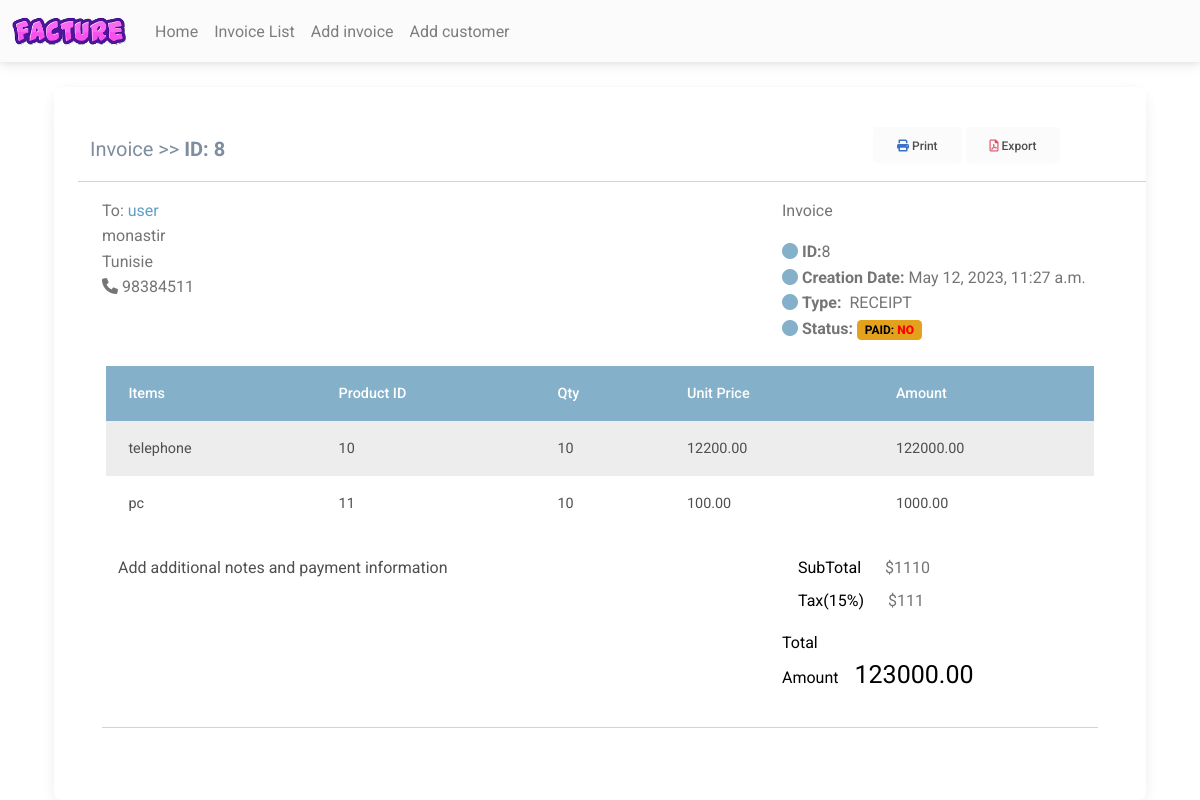
Page /view-invoice/8 (signed in) on the committed database.
### Fact_app/models.py (models this page shows, shortened)
class Invoice(models.Model):
    INVOICE_TYPE = (
        ('R', _('RECEIPT')),
        ('P', _('PROFORMA INVOICE')),
        ('I', _('INVOICE'))
    )
    customer = models.ForeignKey(Customer, on_delete=models.PROTECT)
    save_by = models.ForeignKey(User, on_delete=models.PROTECT)
    invoice_date_time = models.DateTimeField(auto_now_add=True)
    total = models.DecimalField(max_digits=10000, decimal_places=2)
    last_updated_date = models.DateTimeField(null=True, blank=True)
    paid  = models.BooleanField(default=False)
    invoice_type = models.CharField(max_length=1, choices=INVOICE_TYPE)
    comments = models.TextField(null=True, max_length=1000, blank=True)
    class Meta:
        verbose_name = "Invoice"
        verbose_name_plural = "Invoices"
    @property
    def get_total(self):
        articles = self.article_set.all()
        total = sum(article.get_total for article in articles)
        return total

class Customer(models.Model):
    SEX_TYPES = [
        ('M', _('Male')),
        ('F', _('Feminine'))
    ]
    name = models.CharField(max_length=32)
    email = models.EmailField()
    phone = models.CharField(max_length=8)
    address = models.CharField(max_length=64)
    sex = models.CharField(max_length=1, choices=SEX_TYPES)
    age = models.CharField(max_length=12)
    city = models.CharField(max_length=32)
    created_date = models.DateTimeField(auto_now_add=True)
    save_by = models.ForeignKey(User, on_delete=models.PROTECT)
    class Meta:
        verbose_name = "Customer"
        verbose_name_plural = "Customers"

class Article(models.Model):
    invoice = models.ForeignKey(Invoice, on_delete=models.CASCADE)
    name = models.CharField(max_length=32)
    quantity = models.IntegerField()
    unit_price = models.DecimalField(max_digits=1000, decimal_places=2)
    total = models.DecimalField(max_digits=1000, decimal_places=2)
    class Meta:
        verbose_name = 'Article'
        verbose_name_plural = 'Articles'
    @property
    def get_total(self):
        total = self.quantity * self.unit_price
        return total

### Fact_app/views.py (the view)
# urls.py: path('view-invoice/<int:pk>', views.InvoiceVisualizationView.as_view(), name='view-invoice'),
class InvoiceVisualizationView(LoginRequiredSuperuserMixim,View):
    template_name = 'invoice2.html'
    def get(self, request, *args, **kwargs):
        pk = kwargs.get('pk')
        context = get_invoice(pk)
        return render(request, self.template_name, context)

### Fact_app/utils.py (called while the page is built)
def get_invoice(pk):
    obj = Invoice.objects.get(pk=pk)
    articles = obj.article_set.all()
    context = {
        'obj': obj,
        'articles': articles
    }
    return context

### templates/invoice2.html
{% extends "base.html" %}
{% load static %}
{% block content %}
<div class="container">
  <div class="card">
      <div class="card-body">
        <div class="container mb-5 mt-3">
          <div class="row d-flex align-items-baseline">
            <div class="col-xl-9">
              <p style="color: #7e8d9f;font-size: 20px;">Invoice >> <strong>ID: {{obj.id}}</strong></p>
            </div>
            <div class="col-xl-3 float-end">
              <a  class="btn btn-light text-capitalize border-0"  data-mdb-ripple-color="dark"><i
                  class="fas fa-print text-primary"></i> Print</a>
              <a href="{% url 'invoice-pdf2' pk=obj.pk %}" class="btn btn-light text-capitalize" data-mdb-ripple-color="dark"><i
                  class="far fa-file-pdf text-danger"></i> Export</a>
            </div>
            <hr>
          </div>
          <div class="container">
            <div class="row">
              <div class="col-xl-8">
                <ul class="list-unstyled">
                  <li class="text-muted">To: <span style="color:#5d9fc5 ;">{{obj.customer.name}}</span></li>
                  <li class="text-muted">{{obj.customer.city}}</li>
                  <li class="text-muted">{{obj.customer.address}}</li>
                  <li class="text-muted"><i class="fas fa-phone"></i> {{obj.customer.phone}}</li>
                </ul>
              </div>
              <div class="col-xl-4">
                <p class="text-muted">Invoice</p>
                <ul class="list-unstyled">
                  <li class="text-muted"><i class="fas fa-circle" style="color:#84B0CA ;"></i> <span
                      class="fw-bold">ID:</span>{{obj.id}}</li>
                  <li class="text-muted"><i class="fas fa-circle" style="color:#84B0CA ;"></i> <span
                      class="fw-bold">Creation Date: </span>{{obj.invoice_date_time}}</li>
                  <li class="text-muted"><i class="fas fa-circle" style="color:#84B0CA ;"></i> <span
                      class="me-1 fw-bold">Type:</span><span> {{obj.get_invoice_type_display}}</span></li>
                  <li class="text-muted"><i class="fas fa-circle" style="color:#84B0CA ;"></i> <span
                      class="me-1 fw-bold">Status:</span><span class="badge bg-warning text-black fw-bold">
                        PAID:
                        {% if obj.paid  %}
                           <strong style="color: green;">YES</strong>
                        {% else %}
                            <strong style="color: red;">NO</strong>
                        {% endif %}</span></li>
                </ul>
              </div>
            </div>
            <div class="row my-2 mx-1 justify-content-center">
              <table class="table table-striped table-borderless">
                <thead style="background-color:#84B0CA ;" class="text-white">
                  <tr>
                    <th scope="col">Items</th>
                    <th scope="col">Product ID</th>
                    <th scope="col">Qty</th>
                    <th scope="col">Unit Price</th>
                    <th scope="col">Amount</th>
                  </tr>
                </thead>
                <tbody>
                  {% for article in articles %}
                  <tr>
                      <td>
                          {{ article.name }}
                      </td>
                      <td>
                          {{ article.id }}
                      </td>
                      <td>
                          {{ article.quantity }}
                      </td>
                      <td>
                          {{ article.unit_price }}
                      </td>
                      <td>
                          {{ article.get_total }}
                      </td>
                  </tr>
                 {% endfor %}
                </tbody>
              </table>
            </div>
            <div class="row">
              <div class="col-xl-8">
                <p class="ms-3">Add additional notes and payment information</p>
              </div>
              <div class="col-xl-3">
                <ul class="list-unstyled">
                  <li class="text-muted ms-3"><span class="text-black me-4">SubTotal</span>$1110</li>
                  <li class="text-muted ms-3 mt-2"><span class="text-black me-4">Tax(15%)</span>$111</li>
                </ul>
                <p class="text-black float-start"><span class="text-black me-3"> Total Amount</span><span
                    style="font-size: 25px;">{{obj.get_total}}</span></p>
              </div>
            </div>
            <hr>
          </div>
        </div>
      </div>
    </div>
</div>
{% endblock%}

### rows in the picture
Invoice: id "8", customer.name "user", customer.city "monastir", customer.address "Tunisie", customer.phone "98384511", invoice_date_time "May 12, 2023, 11:27 a.m.", invoice_type "RECEIPT", get_total "123000.00"
Article: name "telephone", id "10", quantity "10", unit_price "12200.00", get_total "122000.00"
Article: name "pc", id "11", quantity "10", unit_price "100.00", get_total "1000.00"
